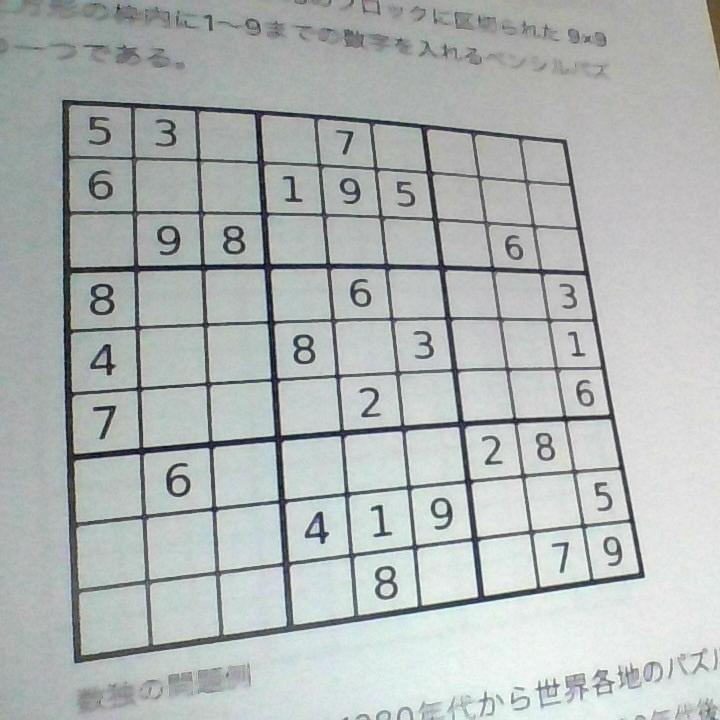
%> input picture model/photoEx5.jpg, 720 x 720 px
$ octave testrun1_Image.m   (GNU Octave 9; MATLAB toolbox functions it lacks are replaced by stand-ins)
%> lines starting %> are read from the running program, lines starting %| are printed output that depends on the picture; in (x1, y1, x2, y2) boxes, pixels count from 0 and x2, y2 are one past the last pixel; in counts of white or black regions, pixels touching at a corner belong together; the program's own positions count from 1
%> further down, Icam is the input picture: size 720x720x3 uint8; mean R, G, B 176.7, 182.2, 181.2
### model/solveSudokuImage_codegen.m
function Imask = solveSudokuImage_codegen(Icam) %#codegen
% This function returns an image with a solution of Sudoku puzzle overlayed
% to the original (but transformed) image.
% Modifications are made so that the functions can be C-coge generated by
% MATLAB Coder but the baseline is taken from the work by Teja Muppirala and can be found here:
% Video Sudoku Solver version 1.7.0.1
% https://jp.mathworks.com/matlabcentral/fileexchange/30088-video-sudoku-solver
%
% Input: Icam (1x[3*width*length])
% Image of the Sudoku Puzzle in a format of 1x[3*width*length]. This is
% because the function is intented to be used within javascript.
% Here we assume that the image size is N x N (N = 750)
%
% Output: Imask (1x[4*width*length])
% The image of solution is overlayed to the input image. Please note that
% the output is a vector and it contains the fourth element (alpha) besizes rgb.
% Copyright (c) 2021 Michio Inoue

%% For debugging:
% If needed to check the function with the pre-recorded image, use the
% following.
%
% Icam = imread('photoEx4.jpg');
%
% OR In C-code gen mode (The image saved to sampleImage.mat)
% s = coder.load("sampleImage.mat","Icam");
% Icam = s.Icam;
% Icam = imresize(Icam,[750,750]);
%
%% Reformat the image data
N = 750;
Icam = reshape(Icam,[3,N,N]);
Icam = permute(Icam,[3,2,1]);

%% Convert to gray image
Ibw = rgb2gray(Icam); % codegen ok

%% Convert to Black and White / ２値化処理
Ibw = ~imbinarize(Ibw,'adaptive', ...
    'ForegroundPolarity','dark', ...
    'Sensitivity',0.4); % codegen ok
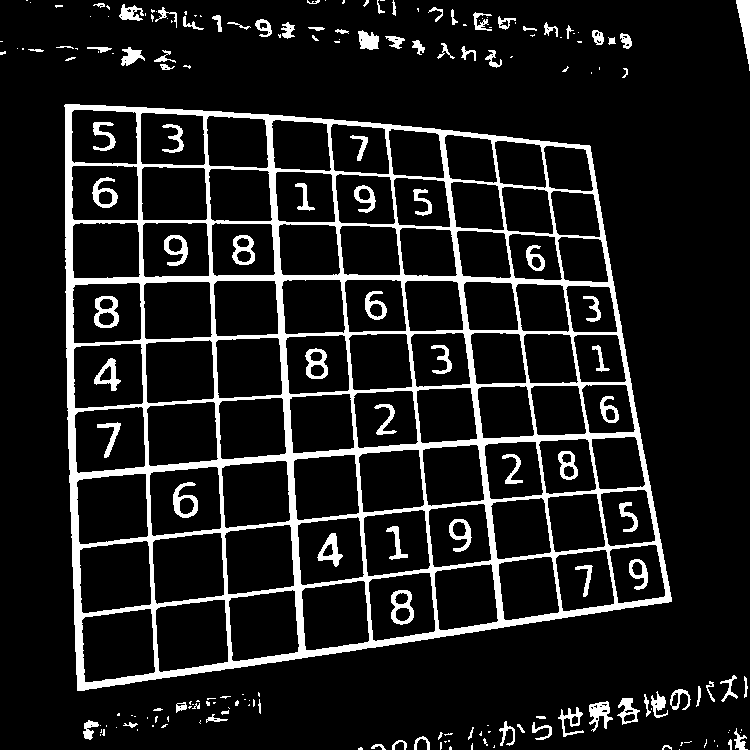
%> Ibw: size 750x750 logical; 11.5% white; 201 white regions (101 under 20 px), largest, box (x1, y1, x2, y2) and area: (64, 104, 672, 691) 49113, (736, 0, 750, 71) 503, (94, 296, 119, 328) 415

%% Remove Noise / ノイズ除去
thNoise = numel(Ibw)*0.0001; % 0.01%
%> thNoise = 56.25
Ibw = bwareaopen(Ibw,floor(thNoise)); % code gen ok
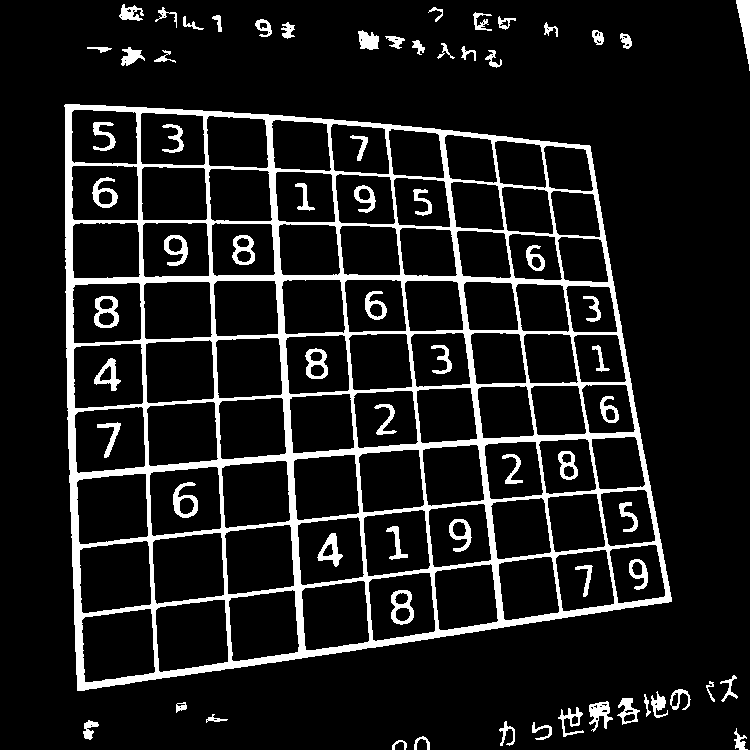
%> Ibw: size 750x750 logical; 11.2% white; 69 white regions, largest, box (x1, y1, x2, y2) and area: (64, 104, 672, 691) 49113, (736, 0, 750, 71) 503, (94, 296, 119, 328) 415

%% Clear the border / 外とつながっている部分を除去
Ibw = imclearborder(Ibw); % code gen ok
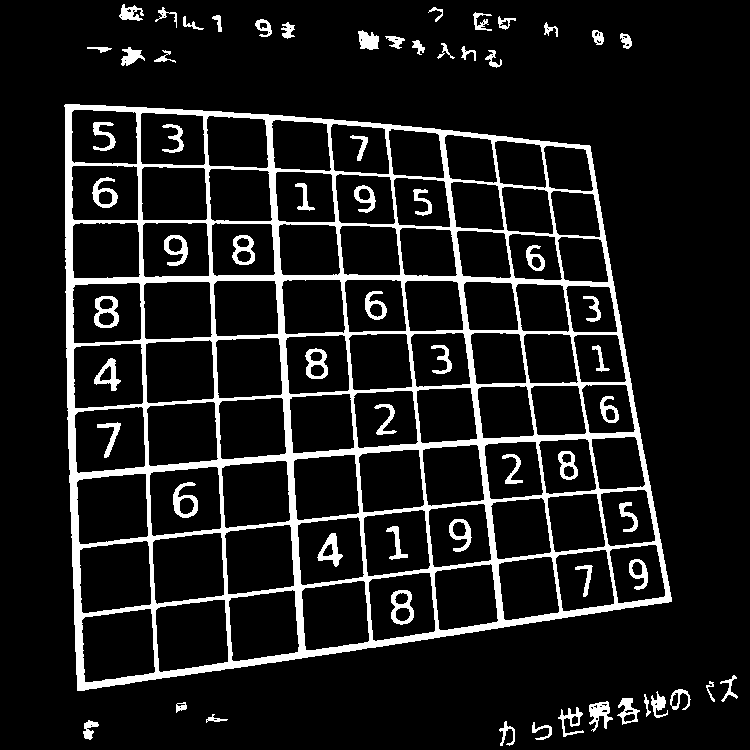
%> Ibw: size 750x750 logical; 11.1% white; 65 white regions

%% Find the largest box / 一番大きい枠を探す
R = regionprops(Ibw,'Area','BoundingBox','PixelList');
%> R = 65 regions; largest, box (x1, y1, x2, y2) and Area: (64, 104, 672, 691) 49113, (94, 296, 119, 328) 415, (173, 482, 198, 518) 405, (391, 590, 414, 625) 402, (317, 533, 343, 567) 368
% code gen ok

areaMax = 0;
kmax = 0;
for ii=1:length(R)
    if areaMax < R(ii).Area
        areaMax = R(ii).Area;
        kmax = ii;
    end
end
%> this loop made 65 passes
%> (areaMax, kmax) on pass 1: (49113, 1)

tmpR = R(kmax);
%> tmpR = 1 region; box (x1, y1, x2, y2) and Area: (64, 104, 672, 691) 49113
tmp = tmpR.PixelList;
DIAG1 = sum(tmp,2);
DIAG2 = diff(tmp,[],2);

[~,dUL] = min(DIAG1);    [~,dDR] = max(DIAG1);
%> after `[~,dUL] = min(DIAG1)`: dUL = 1
%> after `[~,dDR] = max(DIAG1)`: dDR = 49094
[~,dDL] = min(DIAG2);    [~,dUR] = max(DIAG2);
%> after `[~,dDL] = min(DIAG2)`: dDL = 24911
%> after `[~,dUR] = max(DIAG2)`: dUR = 30216

pts = tmpR.PixelList([dUL dDL dDR dUR dUL],:);
%> pts = [65 106; 590 146; 672 602; 78 691; 65 106]

%% Check if a reasonable box is detected
fixedPoints = [1 1; 9 1; 9 9; 1 9]/10.*size(Ibw);
%> fixedPoints = [75 75; 675 75; 675 675; 75 675]
movingPoints = pts(1:4,:);
%> movingPoints = [65 106; 590 146; 672 602; 78 691]
boxarea = polyarea(movingPoints(:,1),movingPoints(:,2));
%> boxarea = 292383.5

% if the area of the detected box is less than 10% of the input image,
% assume that no sudoku puzzle is detected. Then the function returns the
% input image.
if boxarea/(N*N) < 0.1
    tmp = cat(3,Icam,zeros(N,N,1,'uint8'));
    tmp = permute(tmp,[3,2,1]);
    Imask = tmp(:);
    return
end

% If a box is detected, then project the box to square box, this is to
% ease detection of the digits in 81x81 boxes.
transformationType = "projective";
tform = fitgeotrans(movingPoints,fixedPoints, ...
    transformationType); % code gen ok % error occurs here for bad images
%> tform = transform with T = [0.889 -0.124 -0.000412; 0.00323 1.24 0.000316; 17.4 -48.12 1]

Ibw_warp = imwarp(Ibw,tform); % code gen ok
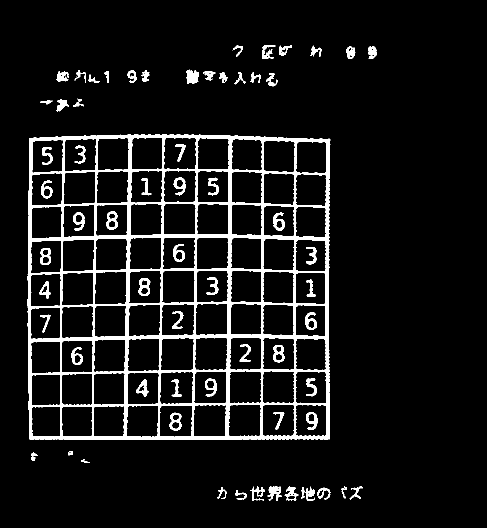
%> Ibw_warp: size 1056x974 logical (shown at 1/2 size); 7.6% white; 66 white regions (1 under 20 px)
Icam_warp = imwarp(Icam,tform); % code gen ok
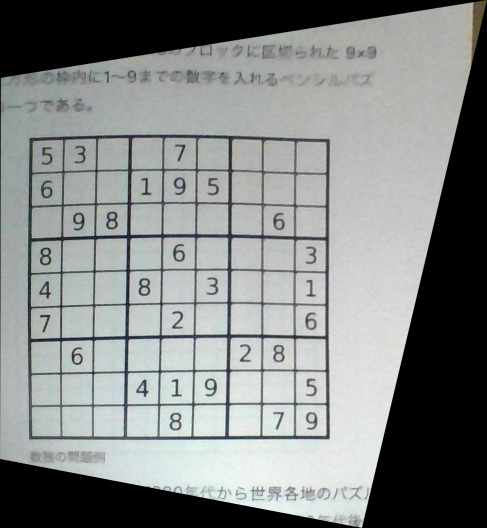
%> Icam_warp: size 1056x974x3 uint8 (shown at 1/2 size); mean R, G, B 133, 136.3, 135.4

%% Again, Find the largest box / 再度一番大きい枠を探す
% Just to be sure repeat the process of finding the box.
R = regionprops(Ibw_warp,'Area','BoundingBox','PixelList');
%> R = 66 regions; largest, box (x1, y1, x2, y2) and Area: (55, 269, 661, 880) 60885, (373, 139, 398, 167) 535, (535, 973, 564, 1002) 449, (277, 556, 301, 592) 441, (212, 423, 235, 459) 434
% code gen ok

areaMax = 0;
kmax = 0;
for ii=1:length(R)
    if areaMax < R(ii).Area
        areaMax = R(ii).Area;
        kmax = ii;
    end
end
%> this loop made 66 passes
%> (areaMax, kmax) on pass 1: (60885, 1)

tmpR = R(kmax);
%> tmpR = 1 region; box (x1, y1, x2, y2) and Area: (55, 269, 661, 880) 60885
tmp = tmpR.PixelList;
DIAG1 = sum(tmp,2);
DIAG2 = diff(tmp,[],2);

[~,dUL] = min(DIAG1);    [~,dDR] = max(DIAG1);
%> after `[~,dUL] = min(DIAG1)`: dUL = 13500
%> after `[~,dDR] = max(DIAG1)`: dDR = 60882
[~,dDL] = min(DIAG2);    [~,dUR] = max(DIAG2);
%> after `[~,dDL] = min(DIAG2)`: dDL = 59616
%> after `[~,dUR] = max(DIAG2)`: dUR = 18815

pts = tmpR.PixelList([dUL dDL dDR dUR dUL],:);
%> pts = [60 277; 659 278; 659 879; 59 878; 60 277]

%% Only keep elements in the boxes / ますに入っている要素のみキープ
% Equally devide the box to 81x81 smaller boxes and separately keep the
% pixcel with in each small box.
% code gen ok
data = cell(9,9);
xx = linspace(pts(1,1),pts(2,1),10);
%> xx = [60 126.6 193.1 259.7 326.2 392.8 459.3 525.9 592.4 659]
yy = linspace(pts(2,2),pts(3,2),10);
%> yy = [278 344.8 411.6 478.3 545.1 611.9 678.7 745.4 812.2 879]
for ii=1:9
    for jj=1:9
        tmp = imcrop(Ibw_warp,[xx(ii),yy(jj),...
            xx(ii+1)-xx(ii), yy(jj+1)-yy(jj)]); % code gen ok
        % Clear border
        data{ii,jj} = imclearborder(tmp); % code gen ok
    end
end
%> after the loop, data = 81 items


% sizes = cellfun(@(x) sum(x,'all'),data(:));
% cellfun is not supported so the following.
sizes = zeros(81,1);
for ii=1:81
    sizes(ii) = sum(data{ii},'all');
end
%> after the loop, sizes = 81 values, max 441 at index 40, min 0 at index 3, mean 128.9
% Check the median size of digits (number of pixcel)
medianSize = median(sizes(sizes>0));
%> medianSize = 356.5

%% Identify the digits within the box
% code gen ok
digits = zeros(81,1);
for ii=1:81
    image = data{ii};

    % if the detected pixcel is smaller than the 10% of the median size,
    % consider it as noise and returns 0 (no digit)
    if sum(image,'all') < medianSize/10
        digits(ii) = 0;
    else
        % Otherwise, use CNN (input layer assumes the image size 56x56) to
        % identify the digit.
        image = imresize(image,[56,56]);

        % To increase robustness,
        % 1. move the detected image to the center of the image.
        E = regionprops(image,'Centroid');
        Tx = 28-E(1).Centroid(1);
        Ty = 28-E(1).Centroid(2);
        image = imtranslate(image,[Tx Ty]);

        % 2. modify the image to create 5 versions and take the mode to
        % make the final decision.
        % Note that the expected input for the CNN is uint8.
        % Since image is binary image, the image is multipled by 255.

        % prediction for the original image
        out = digitPredictFcn_CNN(double(image(:))*255);
        [~,cnnpred0] = max(out);

        % prediction for the image (x-translated)
        image1 = imtranslate(image,[5 0]);
        out = digitPredictFcn_CNN(double(image1(:))*255);
        [~,cnnpred1] = max(out);

        % prediction for the image (y-translated)
        image2 = imtranslate(image,[0 5]);
        out = digitPredictFcn_CNN(double(image2(:))*255);
        [~,cnnpred2] = max(out);

        % prediction for the image (rotated 1)
        image3 = imrotate(image,10,'crop');
        out = digitPredictFcn_CNN(double(image3(:))*255);
        [~,cnnpred3] = max(out);

        % prediction for the image (rotated 2)
        image4 = imrotate(image,-10,'crop');
        out = digitPredictFcn_CNN(double(image4(:))*255);
        [~,cnnpred4] = max(out);

        % Take mode to make the final decision.
        cnnpred = mode([cnnpred0,cnnpred1,cnnpred2,cnnpred3,cnnpred4]);
        digits(ii) = cnnpred-1;
    end
end
%> this loop made 1 pass
%> (E, Tx, Ty) on pass 1: ({Centroid [29.6 28.8]}, -1.64, -0.817)
%> pass 1, in solveSudokuImage_codegen, `image = imresize(image,[56,56]);`:
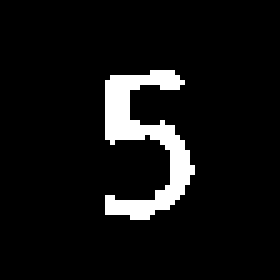
%> image: size 56x56 logical (shown 5 times larger); 7.1% white; 1 white region, box (x1, y1, x2, y2) and area: (21, 14, 39, 44) 224
%> pass 1, in solveSudokuImage_codegen, `image = imtranslate(image,[Tx Ty]);`:
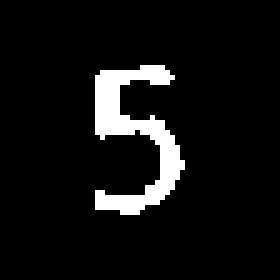
%> image: size 56x56 logical (shown 5 times larger); 7.1% white; 1 white region, box (x1, y1, x2, y2) and area: (19, 13, 37, 43) 224

%% Calculate the Solution / ソリューションを計算する
% code gen ok
M = reshape(digits,[9,9])';
M_sol = Sudoku(M);

%% Generate an image from the solution / ソリューションから画像を作成
I = solution2image_codegen(M,M_sol);

%% Overlay the solution on the original image / 画像をオーバレイ
Iresize = imresize(~I,[pts(3,2)-pts(2,2),pts(2,1)-pts(1,1)]);
Imask = zeros(size(Icam_warp));
Imask(pts(2,2):pts(3,2)-1, pts(1,1):pts(2,1)-1,2) = Iresize;
Imask = Icam_warp .* uint8(~Imask);
Imask = imresize(Imask,[N,N]);

% Reshape the image for the later use (javascript)
tmp = cat(3,Imask,zeros(N,N,1,'uint8'));
tmp = permute(tmp,[3,2,1]);
Imask = tmp(:);

### model/digitPredictFcn_CNN.m
% Copyright (c) 2021 Michio Inoue
function out = digitPredictFcn_CNN(XX) %#codegen

assert(isa(XX, 'double'));
assert(all( size(XX) == [56*56,1]));

persistent mynet;

if isempty(mynet)
%> (the run ends here)

$ run again, with model/photoEx4.jpg copied over model/photoEx5.jpg
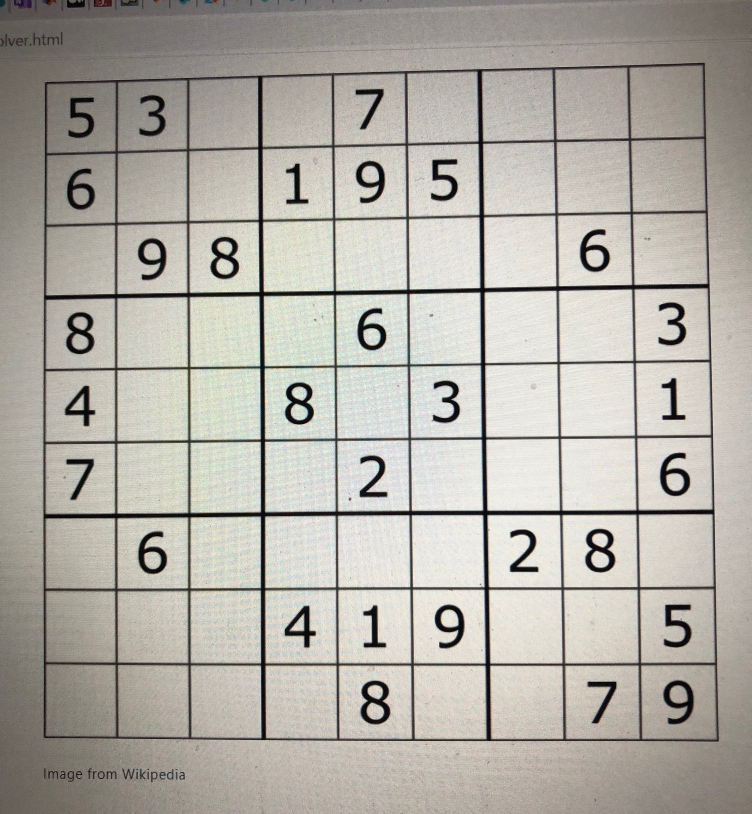
%> input picture model/photoEx4.jpg, 1503 x 1628 px (shown at 1/2 size)
%> Icam is the input picture: size 1628x1503x3 uint8; mean R, G, B 177, 173.5, 165.7
%> Icam: size 750x750x3 uint8
%> in solveSudokuImage_codegen, `Ibw = bwareaopen(Ibw,floor(thNoise));`:
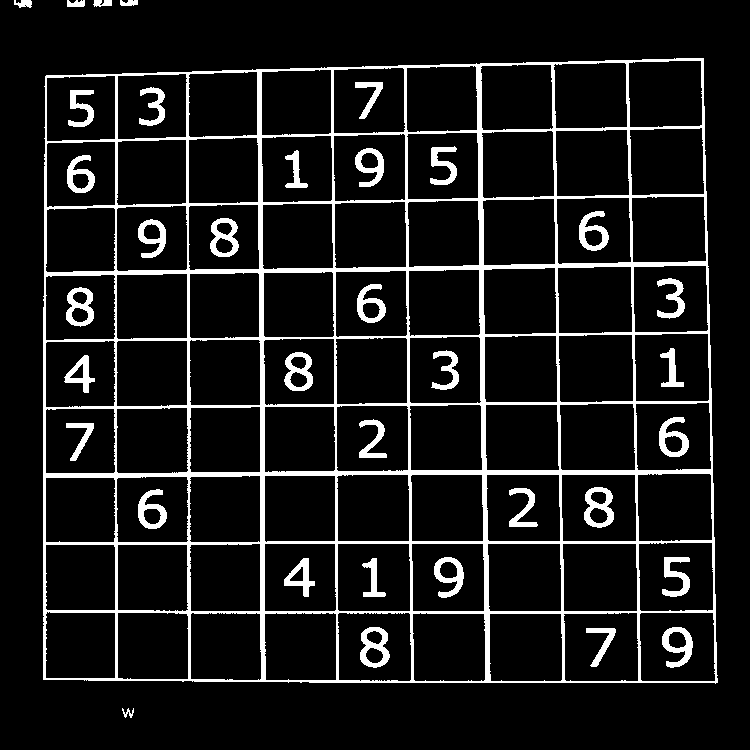
%> Ibw: size 750x750 logical; 9.9% white; 36 white regions, largest, box (x1, y1, x2, y2) and area: (43, 58, 718, 684) 40146, (584, 487, 614, 528) 646, (360, 627, 390, 668) 636
%> in solveSudokuImage_codegen, `R = regionprops(Ibw,'Area','BoundingBox','PixelList');`: R = 32 regions; largest, box (x1, y1, x2, y2) and Area: (43, 58, 718, 684) 40146, (584, 487, 614, 528) 646, (360, 627, 390, 668) 636, (662, 627, 693, 668) 611, (284, 352, 313, 391) 591
%> the loop in solveSudokuImage_codegen, `for ii=1:length(R)` made 32 passes
%> (areaMax, kmax) on pass 1: (40146, 1)
%> in solveSudokuImage_codegen, `tmpR = R(kmax);`: tmpR = 1 region; box (x1, y1, x2, y2) and Area: (43, 58, 718, 684) 40146
%> in solveSudokuImage_codegen, `[~,dUL] = min(DIAG1)`: dUL = 4908
%> in solveSudokuImage_codegen, `[~,dDR] = max(DIAG1)`: dDR = 40146
%> in solveSudokuImage_codegen, `[~,dDL] = min(DIAG2)`: dDL = 38687
%> in solveSudokuImage_codegen, `[~,dUR] = max(DIAG2)`: dUR = 13810
%> in solveSudokuImage_codegen, `pts = tmpR.PixelList([dUL dDL dDR dUR dUL],:);`: pts = [46 77; 704 59; 718 683; 44 680; 46 77]
%> movingPoints = [46 77; 704 59; 718 683; 44 680]
%> boxarea = 408636
%> tform = transform with T = [0.953 0.0321 5.41e-05; 0.00611 1.03 3.95e-05; 31.11 -5.15 1]
%> Ibw_warp: size 749x686 logical; 9.6% white; 32 white regions
%> in solveSudokuImage_codegen, `R = regionprops(Ibw_warp,'Area','BoundingBox','PixelList');`: R = 32 regions; largest, box (x1, y1, x2, y2) and Area: (42, 78, 645, 682) 35825, (64, 293, 90, 333) 557, (197, 227, 224, 266) 550, (331, 628, 358, 668) 547, (531, 494, 557, 534) 547
%> the loop in solveSudokuImage_codegen, `for ii=1:length(R)` made 32 passes
%> (areaMax, kmax) on pass 1: (35825, 1)
%> in solveSudokuImage_codegen, `tmpR = R(kmax);`: tmpR = 1 region; box (x1, y1, x2, y2) and Area: (42, 78, 645, 682) 35825
%> in solveSudokuImage_codegen, `[~,dUL] = min(DIAG1)`: dUL = 628
%> in solveSudokuImage_codegen, `[~,dDR] = max(DIAG1)`: dDR = 35822
%> in solveSudokuImage_codegen, `[~,dDL] = min(DIAG2)`: dDL = 26860
%> in solveSudokuImage_codegen, `[~,dUR] = max(DIAG2)`: dUR = 18138
%> in solveSudokuImage_codegen, `pts = tmpR.PixelList([dUL dDL dDR dUR dUL],:);`: pts = [44 81; 644 80; 643 681; 44 680; 44 81]
%> xx = [44 110.7 177.3 244 310.7 377.3 444 510.7 577.3 644]
%> yy = [80 146.8 213.6 280.3 347.1 413.9 480.7 547.4 614.2 681]
%> after the loop in solveSudokuImage_codegen, `for ii=1:9`: data = 81 items
%> after the loop in solveSudokuImage_codegen, `for ii=1:81`: sizes = 81 values, max 557 at index 28, min 0 at index 3, mean 164.5
%> medianSize = 448.5
%> the loop in solveSudokuImage_codegen, `for ii=1:81` made 1 pass
%> (E, Tx, Ty) on pass 1: ({Centroid [28.7 28.4]}, -0.679, -0.39)
%> pass 1, in solveSudokuImage_codegen, `image = imtranslate(image,[Tx Ty]);`:
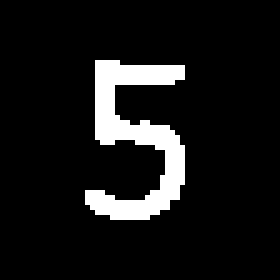
%> image: size 56x56 logical (shown 5 times larger); 9.2% white; 1 white region, box (x1, y1, x2, y2) and area: (17, 12, 37, 44) 290
